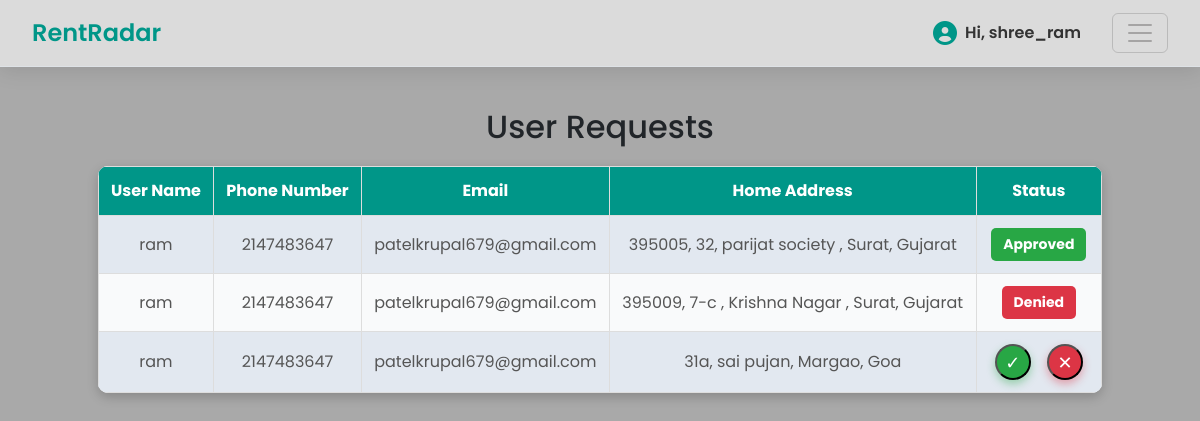
Before: /owner_status.php (signed in) with the older database file.
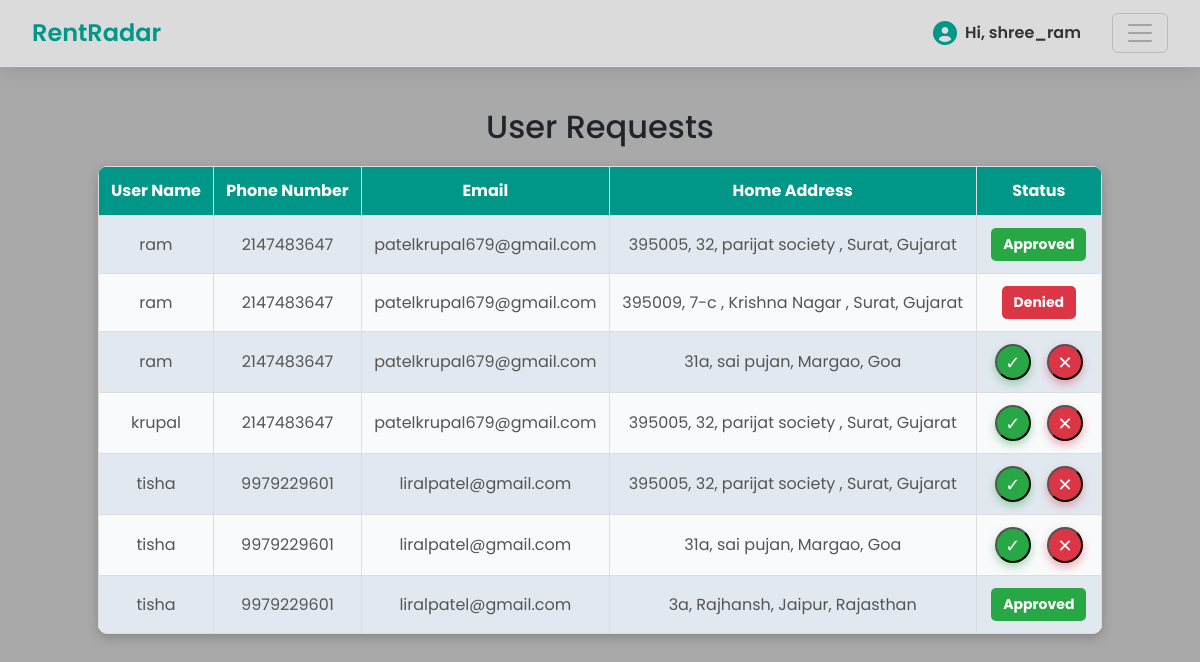
After: the same page with the newer database file.
### tables this page shows
CREATE TABLE `tbl_con` (
  `contact_id` int(11) NOT NULL,
  `user_id` int(10) NOT NULL,
  `owner_id` int(10) NOT NULL,
  `house_id` int(10) NOT NULL,
  `status` int(10) NOT NULL
);

CREATE TABLE `tbl_user` (
  `user_id` int(11) NOT NULL,
  `user_name` varchar(30) NOT NULL,
  `email` varchar(50) NOT NULL,
  `phone` varchar(10) NOT NULL,
  `address` varchar(100) NOT NULL,
  `password` varchar(50) NOT NULL,
  `verification` int(5) NOT NULL
);

CREATE TABLE `tbl_house` (
  `house_id` int(11) NOT NULL,
  `house_num` varchar(15) NOT NULL,
  `soc_name` varchar(20) NOT NULL,
  `landmark` varchar(30) NOT NULL,
  `state` varchar(20) NOT NULL,
  `city` varchar(20) NOT NULL,
  `pincode` int(6) NOT NULL,
  `members` int(10) NOT NULL,
  `furnishing` varchar(15) NOT NULL,
  `rent` int(20) NOT NULL,
  `num_bed` int(10) NOT NULL,
  `num_bath` int(10) NOT NULL,
  `description` varchar(50) NOT NULL,
  `img` varchar(10000) NOT NULL,
  `owner_id` int(20) NOT NULL
);

### owner_status.php (the view, shortened to what this page needs)
<?php
include("connect.php");
?>
<!DOCTYPE html>
<html lang="en">
<head>
</head>
<body id="b">
    <?php include("owner_nav.php"); ?>
    <div class="container">
        <h2>User Requests</h2>
        <table class="status-table">
            <thead>
                <tr>
                    <th>User Name</th>
                    <th>Phone Number</th>
                    <th>Email</th>
                    <th>Home Address</th>
                    <th>Status</th>
                </tr>
            </thead>
            <tbody>
                <?php
                $owner_id = $_SESSION['owner_id'];
                $query = "SELECT
                            tbl_user.user_name,
                            tbl_user.phone,
                            tbl_user.email,
                            tbl_con.contact_id,
                            tbl_con.status,
                            tbl_house.house_num,
                            tbl_house.soc_name,
                            tbl_house.state,
                            tbl_house.city
                          FROM tbl_con
                          JOIN tbl_user ON tbl_con.user_id = tbl_user.user_id
                          JOIN tbl_house ON tbl_con.house_id = tbl_house.house_id
                          WHERE tbl_con.owner_id = '$owner_id'";
                $result = mysqli_query($connect, $query);
                while ($row = mysqli_fetch_assoc($result)) {
                    $houseAddress = $row['house_num'] . ", " . $row['soc_name'] . ", " . $row['city'] . ", " . $row['state'];
                    echo "<tr id='row_{$row['contact_id']}'>
                            <td>{$row['user_name']}</td>
                            <td>{$row['phone']}</td>
                            <td>{$row['email']}</td>
                            <td>{$houseAddress}</td>
                            <td>
                                <span id='status_{$row['contact_id']}'>";
                    if ($row['status'] == 1) {
                        echo "<span class='approved-label'>Approved</span>";
                    } elseif ($row['status'] == 2) {
                        echo "<span class='denied-label'>Denied</span>";
                    } else {
                        echo "<button class='icon-btn approve-btn' data-id='{$row['contact_id']}'>
                                ✓
                                <span class='tooltiptext'>Approve</span>
                              </button>
                              <button class='icon-btn deny-btn' data-id='{$row['contact_id']}'>
                                ✕
                                <span class='tooltiptext'>Deny</span>
                              </button>";
                    }
                    echo "</span>
                            </td>
                          </tr>";
                }
                ?>
            </tbody>
        </table>
    </div>
</body>
</html>

### owner_nav.php (shortened to what this page needs)
<!DOCTYPE html>
<html lang="en">
<head>
    <link href="https://cdn.jsdelivr.net/npm/bootstrap@5.3.3/dist/css/bootstrap.min.css" rel="stylesheet">
    <link rel="stylesheet" href="https://cdnjs.cloudflare.com/ajax/libs/font-awesome/6.0.0-beta3/css/all.min.css">
</head>
<body>
    <form action="" method="POST">
        <nav class="navbar fixed-top border-bottom">
            <div class="container-fluid">
                <a class="navbar-brand" href="owner_home.php">RentRadar</a>
                <div class="d-flex align-items-center">
                    <i class="fas fa-user-circle profile-icon"></i>
                    <span class="username">Hi, <?php echo $_SESSION['owner_name'] ?></span>
                    <button class="navbar-toggler ms-3" type="button" data-bs-toggle="offcanvas" data-bs-target="#offcanvasNavbar" aria-controls="offcanvasNavbar" aria-label="Toggle navigation">
                        <span class="navbar-toggler-icon"></span>
                    </button>
                </div>
            </div>
        </nav>
    </form>
</body>
</html>

### owner_status.php (style rules this page uses)
body { background-color: #f3f4f6; padding-top: 9%; font-family: Arial, sans-serif; }
h2 { color: #333; text-align: center; margin-bottom: 20px; }
.status-table { width: 90%; margin: 20px auto; border-radius: 10px; overflow: hidden; box-shadow: 0px 4px 12px rgba(0, 0, 0, 0.2); border-collapse: collapse; background-color: #fff; }
.status-table th, .status-table td { padding: 12px; text-align: center; border: 1px solid #ddd; color: #555; }
.status-table th { background-color: #009688; color: #fff; }
.status-table tr:nth-child(even) { background-color: #f9fafb; }
.status-table tr:nth-child(odd) { background-color: #e2e8f0; }
.icon-btn { display: inline-flex; align-items: center; justify-content: center; width: 36px; height: 36px; border-radius: 50%; margin: 0 6px; color: white; font-size: 18px; cursor: pointer; transition: all 0.3s ease; position: relative; }
.approve-btn { background-color: #28a745; box-shadow: 0 4px 8px rgba(40, 167, 69, 0.4); }
.deny-btn { background-color: #dc3545; box-shadow: 0 4px 8px rgba(220, 53, 69, 0.4); }
.approved-label, .denied-label { display: inline-block; padding: 6px 12px; border-radius: 5px; color: #fff; font-weight: bold; font-size: 14px; }
.approved-label { background-color: #28a745; }
.denied-label { background-color: #dc3545; }
#b { background-color: darkgray; }

### owner_nav.php (style rules this page uses)
body, .navbar, .offcanvas-header, .offcanvas-body { font-family: 'Poppins', sans-serif; }
.navbar { background-color: #ffffff95; box-shadow: 0px 4px 20px rgba(0, 0, 0, 0.1); padding: 10px 20px; }
.navbar-brand { color: #009688; font-weight: 600; font-size: 24px; transition: color 0.3s ease; }
.navbar-toggler-icon { filter: invert(0.6); }
.profile-icon { font-size: 1.5rem; color: #009688; margin-right: 8px; }
.username { font-size: 16px; color: #333; font-weight: 600; margin-right: 15px; }
.navbar-toggler { transition: transform 0.3s ease; }

Changed rows visible on the page:
added tbl_con: user.user_name "krupal", user.phone "2147483647", user.email "patelkrupal679@gmail.com", house.state "395005, 32, parijat society , Surat, Gujarat"
added tbl_con: user.user_name "tisha", user.phone "9979229601", user.email "liralpatel@gmail.com", house.state "395005, 32, parijat society , Surat, Gujarat"
added tbl_con: user.user_name "tisha", user.phone "9979229601", user.email "liralpatel@gmail.com", house.state "31a, sai pujan, Margao, Goa"
added tbl_con: user.user_name "tisha", user.phone "9979229601", user.email "liralpatel@gmail.com", house.state "3a, Rajhansh, Jaipur, Rajasthan", status "Approved"
